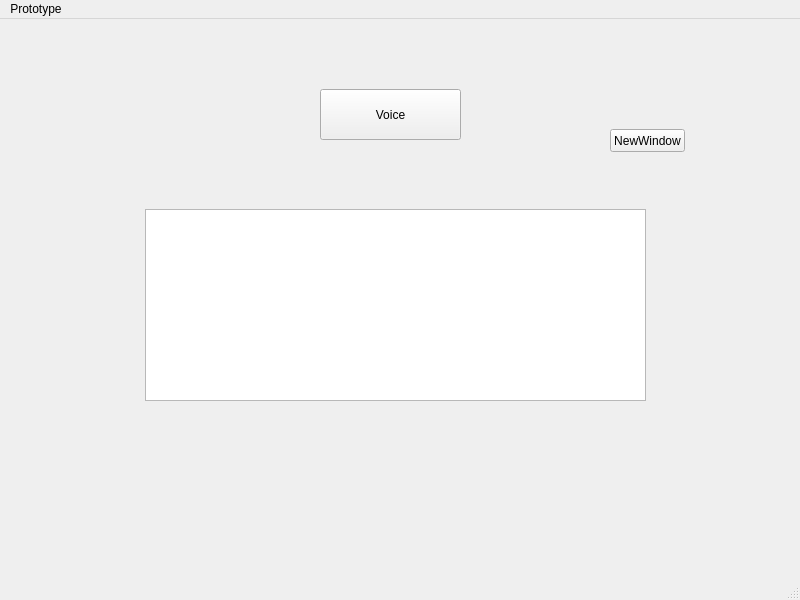
<?xml version="1.0" encoding="UTF-8"?>
<ui version="4.0">
 <class>MainWindow</class>
 <widget class="QMainWindow" name="MainWindow">
  <property name="geometry">
   <rect>
    <x>0</x>
    <y>0</y>
    <width>800</width>
    <height>600</height>
   </rect>
  </property>
  <property name="windowTitle">
   <string>MainWindow</string>
  </property>
  <widget class="QWidget" name="centralwidget">
   <widget class="QPushButton" name="voice">
    <property name="geometry">
     <rect>
      <x>320</x>
      <y>70</y>
      <width>141</width>
      <height>51</height>
     </rect>
    </property>
    <property name="text">
     <string>Voice</string>
    </property>
   </widget>
   <widget class="QPushButton" name="NewWindow">
    <property name="geometry">
     <rect>
      <x>610</x>
      <y>110</y>
      <width>75</width>
      <height>23</height>
     </rect>
    </property>
    <property name="text">
     <string>NewWindow</string>
    </property>
   </widget>
   <widget class="QListWidget" name="fn_lst">
    <property name="geometry">
     <rect>
      <x>145</x>
      <y>190</y>
      <width>501</width>
      <height>192</height>
     </rect>
    </property>
   </widget>
  </widget>
  <widget class="QMenuBar" name="menubar">
   <property name="geometry">
    <rect>
     <x>0</x>
     <y>0</y>
     <width>800</width>
     <height>21</height>
    </rect>
   </property>
   <widget class="QMenu" name="menuPrototype">
    <property name="title">
     <string>Prototype</string>
    </property>
   </widget>
   <addaction name="menuPrototype"/>
  </widget>
  <widget class="QStatusBar" name="statusbar"/>
 </widget>
 <resources/>
 <connections/>
</ui>
